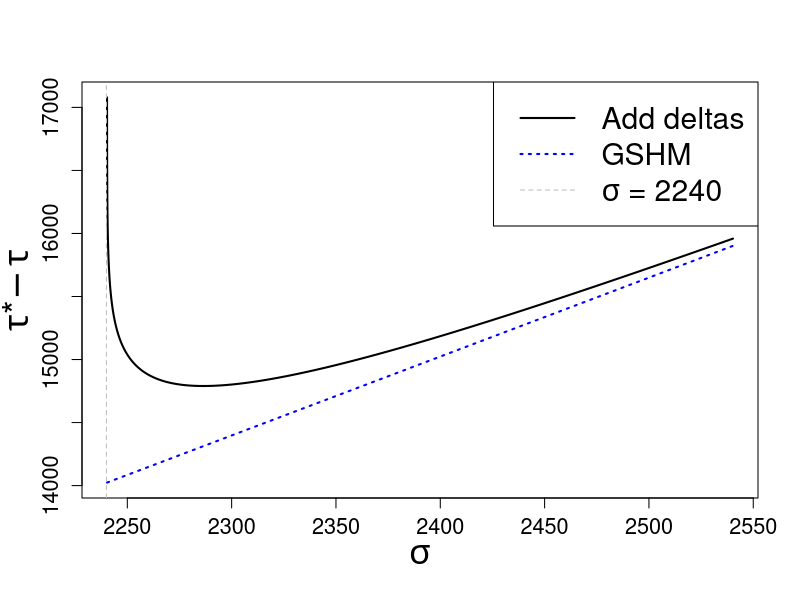

The R script that drew this image:
# Copyright (c) Meta Platforms, Inc. and affiliates.
# All rights reserved.

# This source code is licensed under the license found in the
# LICENSE file in the root directory of this source tree.

##R Code to Generate Figures for "Exact Privacy Analysis of Gaussian Sparse Histogram Mechanism" paper

# pnorm:
delta_bw = function(epsilon, mu){
    delta = pnorm(mu/2 - epsilon/mu) - exp(epsilon)*pnorm(-mu/2 - epsilon/mu)
    return(delta)
}

tau_diff_func = function(delta, c_u, sigma){
    tau_diff = qnorm((1 - delta)^(1/c_u)) * sigma
    return(tau_diff)
}

##Necessary optimization functions:

#Root finder for mu:
# based on newtons method to find the root.
findrootmu = function(candidate_mu, epsilon, delta){
    m = numeric(100)
    mu = candidate_mu
    for(i in 1:length(m)){
        f = delta_bw(epsilon, mu) - delta
        #fp = dnorm(mu/2 - epsilon/mu)*(1/2 + epsilon/mu^2) - delta - exp(epsilon)*dnorm(-mu/2 - epsilon/mu)*(-1/2 + epsilon/mu^2)
        fp = dnorm(mu/2 - epsilon/mu)*(1/2 + epsilon/mu^2) - exp(epsilon)*dnorm(-mu/2 - epsilon/mu)*(-1/2 + epsilon/mu^2)
        mu = mu - f/fp
        m[i] = mu
    }
    return(mu)
}

#Root finder for epsilon:
findroot = function(candidate_epsilon, mu, delta){
    eps = numeric(100)
    epsilon = candidate_epsilon
    for(i in 1:length(eps)){
        f = delta_bw(epsilon, mu) - delta
        fp = dnorm(mu/2 - epsilon/mu)*(-1/mu) - exp(epsilon)*pnorm(-mu/2 - epsilon/mu) - exp(epsilon)*dnorm(-mu/2 - epsilon/mu)*(-1/mu)
        epsilon = epsilon - f/fp
        eps[i] = epsilon
    }
    return(epsilon)
}

#GSHM:
gshm_delta <- function(c_u, sigma, tau_diff, epsilon){
    mu = sqrt(c_u)/sigma

    delta_arr = delta_arr2 = numeric(c_u)
    c_u_iter = 1:c_u

    for(i in c_u_iter){
        a_eq = i-1
        mu = sqrt(c_u-a_eq)/sigma
        epsilon2 = epsilon - a_eq*log(pnorm(tau_diff/sigma))
        f = delta_bw(epsilon2, mu)
        delta_arr[i] = 1 - pnorm(tau_diff/sigma)^a_eq + pnorm(tau_diff/sigma)^(a_eq)*f
        epsilon3 = epsilon + a_eq*log(pnorm(tau_diff/sigma))
        delta_arr2[i] = delta_bw(epsilon3, mu)

    }
    print(paste(tau_diff, " ",  c_u, " ", epsilon, " ", sigma))
    print(1 - pnorm(tau_diff/sigma)^c_u)
    final_delta = max(c(
        1 - pnorm(tau_diff/sigma)^c_u,

        #Max second term
        max(delta_arr),

        #Max third term
        max(delta_arr2)
    ))

    #Return final epsilon, delta
    return(final_delta)

}

## Set parameters
c_u = 51914
eps_views = 0.347 # Epsilon for the thresholding column
delta = 10^(-5)
k = sqrt(c_u)
mu_arr = 0 # use c() to list mu values for datasets with additional columns
extra_y = 0 # Use to get extra space on the y-axis in figure if needed

##Create sigma, tau curve:
mu = findrootmu(sqrt(eps_views), eps_views, delta) # I guess this checks the last equation.
print("here")
print(mu)
min_sigma = k/mu

mu = sqrt(mu^2 + sum(mu_arr^2))
epsilon = findroot(.01, mu, delta)

#Cover a range of values from min_sigma to min_sigma + 300
sigma = min_sigma + c(seq(10^(-2), 10^(-1), 10^(-2)), seq(0.1, 300, .01))

#Initialize variables
tau_diff_gshm = tau_diff = numeric(length(sigma))

for(i in 1:length(sigma)){
    mu = k/sigma[i]
    mu = sqrt(mu^2 + sum(mu_arr^2))
    delta_prime = delta_bw(epsilon, mu)
    delta_infinite = delta - delta_prime
    tau_diff[i] = tau_diff_func(delta_infinite, c_u, sigma[i])
    tau_diff_gshm[i] = tau_diff_func(delta, c_u, sigma[i])
}
# print(tau_diff_gshm)

#Check that value of tau_diff meets target delta for GSHM (within delta^2 of the target delta):
tau_diff_gshm_check = c()
for(i in seq(1, length(sigma), 500)){
    tau_diff_gshm_check = c(
        tau_diff_gshm_check,
        abs(gshm_delta(c_u, sigma[i], tau_diff_gshm[i], epsilon) - delta) < delta^2
    )
}
print(sum(tau_diff_gshm_check)/length(tau_diff_gshm_check))

min_y = min(c(tau_diff, tau_diff_gshm))
max_y = max(c(tau_diff, tau_diff_gshm))

## Figure A:
plot(sigma, tau_diff, type="l", ylim=c(min_y, max_y+extra_y), ylab=expression(paste(tau, "*", -tau)), xlab=expression(sigma), lwd=2, cex.axis=1.3, cex.lab=2.1, mgp=c(2.5,1,0))

#Thin out the line using seq
lines(sigma[seq(1, length(sigma), 10)], tau_diff_gshm[seq(1, length(sigma), 10)], col="blue", lwd=2, lty=3) # The plotted lines.

# sigma: the x axis.
# tau_diff might be add-the-delta tau.
# tau_diff_gsh: Computed tau for the exact analysis.

abline(v=round(min_sigma), lty=2, col="gray")

min_sigma_label = substitute(paste(sigma, " = ", min_sigma), list(min_sigma = round(min_sigma)))
legend("topright", legend=c("Add deltas", "GSHM", as.expression(min_sigma_label)), lty=c(1, 3, 2), col=c("black", "blue", "gray"), lwd=c(2, 2, 1), cex=1.8)

###########
#### Epsilon, Delta curves
###########

#c_u = 51914
#epsilon = 0.349
#delta = 10^(-5)
#delta_infinite = 10^(-8)
#mu = findrootmu(sqrt(epsilon), epsilon, delta)
#sigma = sqrt(c_u)/mu

#Find epsilon under delta = delta_infinite
#eps_max = findroot(.01, mu, delta_infinite)

# Points for particular delta(epsilon)
#delta_plot_vals = 10^(seq(-8, -5, 1))
#eps_plot_vals = numeric(length(delta_plot_vals))
#for(i in 1:length(delta_plot_vals)){
#    eps_plot_vals[i] = findroot(.01, mu, delta_plot_vals[i])
#}

# Calculate deltas for points on curve
#delta_arr_add_deltas_plot_vals = delta_arr_gshm_plot_vals = numeric(length(eps_plot_vals))
#annotations = c()

#for(i in 1:length(eps_plot_vals)){
#    delta_arr_add_deltas_plot_vals[i] = delta_bw(eps_plot_vals[i], mu) + delta_infinite
#    tau_diff = tau_diff_func(delta_infinite, c_u, sigma)
#    delta_arr_gshm_plot_vals[i] = gshm_delta(c_u, sigma, tau_diff, eps_plot_vals[i])
#    d = delta_arr_gshm_plot_vals[i]
#    annotations = c(
#        annotations,
#        substitute(paste(delta[GSHM], "=", delta_arr_gshm_plot_vals), list(delta_arr_gshm_plot_vals=round( d, ceiling(-log(d, 10)) ) ))
#    )
#}

# Calculate deltas for the full curve
# delta(epsilon) curves
#eps_arr = c(seq(0.1, eps_max, .005), eps_max)
#delta_arr_add_deltas = delta_arr_gshm = numeric(length(eps_arr))


#for(i in 1:length(eps_arr)){
#    delta_arr_add_deltas[i] = delta_bw(eps_arr[i], mu) + delta_infinite
#    tau_diff = tau_diff_func(delta_infinite, c_u, sigma)
#    delta_arr_gshm[i] = gshm_delta(c_u, sigma, tau_diff, eps_arr[i])
#}

###Figure B:
#min_val = min(delta_arr_add_deltas/delta_arr_gshm)
#max_val = max(delta_arr_add_deltas/delta_arr_gshm)


#plot(delta_arr_add_deltas/delta_arr_gshm, eps_arr, type="l", ylab=expression(epsilon), xlab=expression(delta[add]/delta[GSHM]), lwd=2, xlim=c(min_val, max_val+0.06), cex.lab=1.9, las=1, cex.axis=1.3)
#points(delta_arr_add_deltas_plot_vals/delta_arr_gshm_plot_vals, eps_plot_vals, pch=20)
#text(delta_arr_add_deltas_plot_vals[-1]/delta_arr_gshm_plot_vals[-1], eps_plot_vals[-1]-0.008, as.expression(annotations)[-1], pos=4)
#text(delta_arr_add_deltas_plot_vals[1]/delta_arr_gshm_plot_vals[1], eps_plot_vals[1]-0.008, as.expression(annotations)[1], pos=1)

#1 - pnorm(16176/2228)^51914
